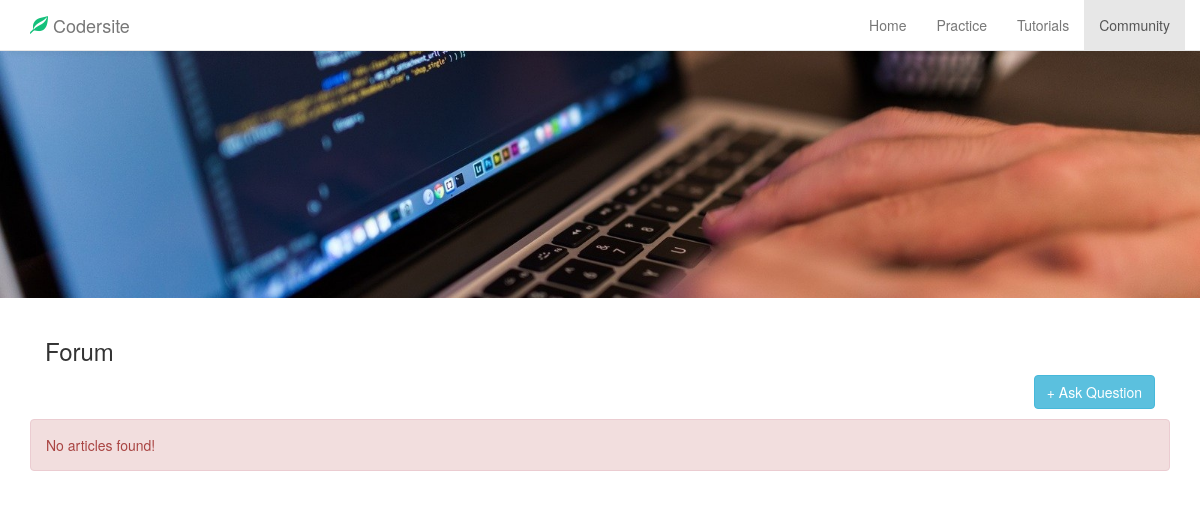
Before: /forum/ with the older database file.
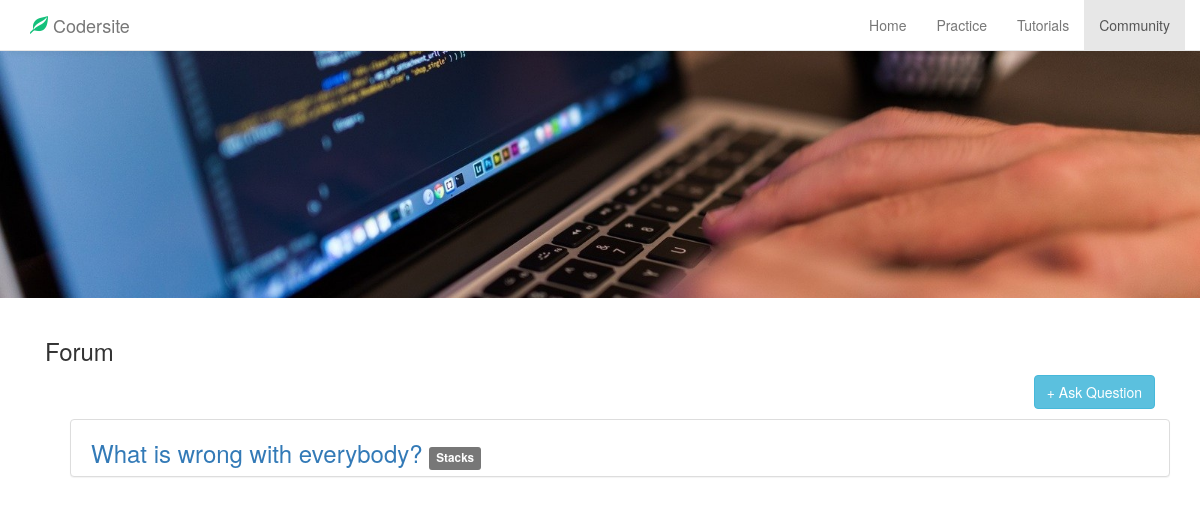
After: the same page with the newer database file.
### forum/models.py (models this page shows, shortened)
class Question(models.Model):
  question = models.TextField()
  userID = models.ForeignKey(User)
  date = models.DateTimeField('date published')
  ques_category = models.ForeignKey(Category, related_name='%(class)s_requests_created')

### practice/models.py (models this page shows, shortened)
class Category(models.Model):
  name = models.TextField(max_length=100)

### forum/views.py (the view, shortened to what this page needs)
class IndexView(generic.ListView) :
  template_name = 'forum/index.html'
  context_object_name = 'all_ques'
  def get_queryset(self) :
    return Question.objects.all()

### forum/templates/forum/index.html (shortened to what this page needs)
{% extends 'base2.html' %}
{% block head %}
{% load static %}
<link rel="stylesheet" type="text/css" href="{% static 'css/practice_home.css' %}">
{% endblock %}
{% block content %}
<img src="{% static 'articles/comp.jpg' %}" width="100%">
<div class="container">
    <br>
    <div class="container-fluid" style="padding-bottom:10px;">
        <h3>Forum</h3><a href="{% url 'forum:questionAdd'  %}">
        <button class="btn btn-info" style="float:right;">
            <span class="gylphicon glyphicon-plus"></span> Ask Question
        </button>
    </a>
    </div>
    {% if all_ques %}
    <ul class="no-bullets">
        {% for question in all_ques %}
        <li>
            <a href="{% url 'forum:detail' question.id %}">
                <div class="panel panel-default question-box">
                    <h3>{{ question.question }}
                        <small><span class="label label-default">{{ question.ques_category.name }}</span></small>
                    </h3>
                </div>
            </a>
        </li>
        {% endfor %}
    </ul>
    {% else %}
    <div class="alert alert-danger" role="alert">
        No articles found!
    </div>
    {% endif %}
</div>
{% endblock %}

Changed rows visible on the page:
added Question: question "What is wrong with everybody?", ques_category.name "Stacks"
Other visible differences:
text no longer shown: "No articles found!"
